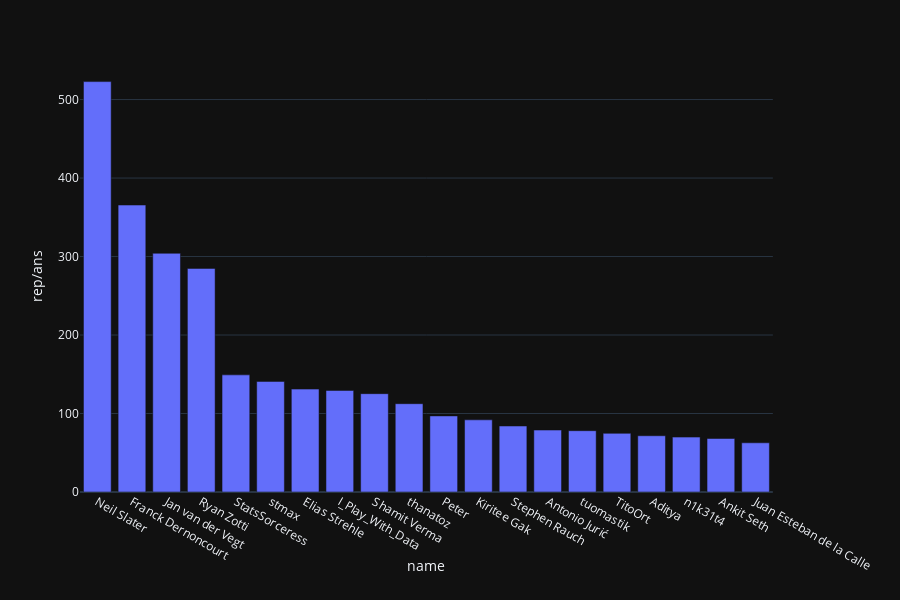

The cell this chart's notebook holds for it:
### Code cell
import plotly_express as px         
px.bar(sort_by, x='name', y='rep/ans', template='plotly_dark')

### Figure 1 — Plotly figure (JSON) as saved in the notebook; plotly's stock layout.template omitted (floating-point values rounded to 4 significant figures)
{"data": [{"alignmentgroup": "True", "hoverlabel": {"namelength": 0}, "hovertemplate": "name=%{x}<br>rep/ans=%{y}", "legendgroup": "", "marker": {"color": "#636efa"}, "name": "", "offsetgroup": "", "orientation": "v", "showlegend": false, "textposition": "auto", "type": "bar", "x": ["Neil Slater", "Franck Dernoncourt", "Jan van der Vegt", "Ryan Zotti", "StatsSorceress", "stmax", "Elias Strehle", "I_Play_With_Data", "Shamit Verma", "thanatoz", "Peter", "Kiritee Gak", "Stephen Rauch", "Antonio Jurić", "tuomastik", "TitoOrt", "Aditya", "n1k31t4", "Ankit Seth", "Juan Esteban de la Calle"], "xaxis": "x", "y": [522.9, 365.6, 304.1, 284.9, 149.2, 140.9, 131.1, 129.4, 125.3, 112.5, 96.94, 91.93, 84.11, 78.9, 78.1, 74.73, 71.68, 69.92, 68.18, 62.67], "yaxis": "y"}], "layout": {"barmode": "relative", "height": 600, "legend": {"tracegroupgap": 0}, "margin": {"t": 60}, "xaxis": {"anchor": "y", "domain": [0, 0.98], "title": {"text": "name"}}, "yaxis": {"anchor": "x", "domain": [0, 1], "title": {"text": "rep/ans"}}}}
